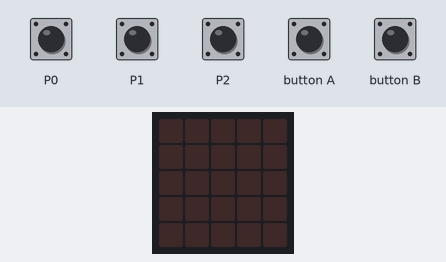
This program was run on a simulated BBC micro:bit (MakeCode). On the bench: the board's 5×5 LED display. Inputs (shaded band) come from the test bench. USB keyboard and mouse output is not drawn.

Above: at 1.2 s.
1.3 s: touch pin P0 pressed for 0.15 s
At 1.8 s:
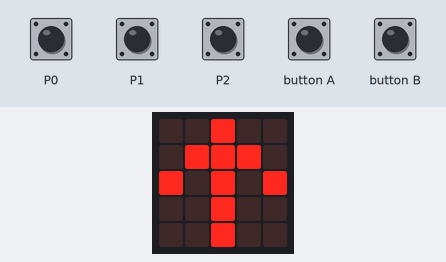
3.4 s: touch pin P1 pressed for 0.15 s
At 3.9 s:
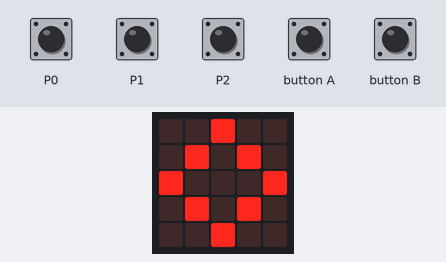
5.5 s: touch pin P2 pressed for 0.15 s
At 6.0 s:
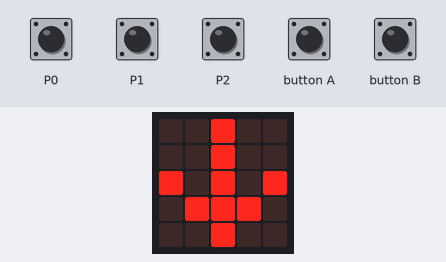
7.6 s: button A pressed for 0.15 s
At 8.1 s:
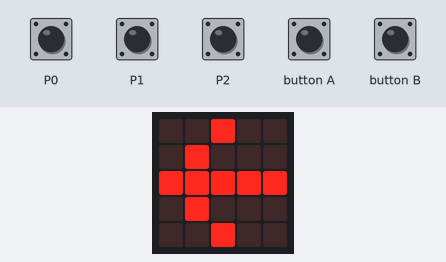
9.7 s: button B pressed for 0.15 s
At 10.2 s:
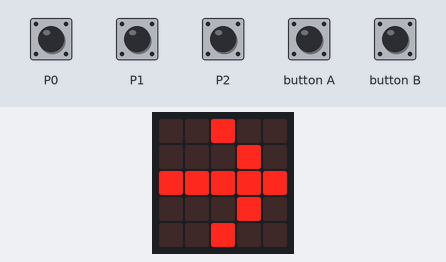
Timing chart, 0 to 12.7 s (numbered marks = the images above; inputs shaded):
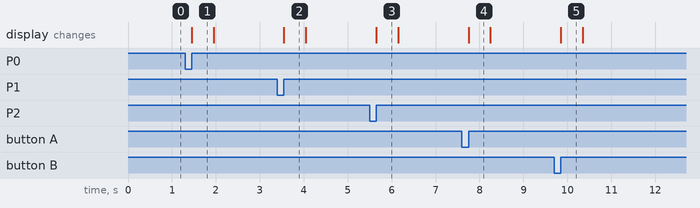

The program:

main.ts
```typescript
input.onPinPressed(TouchPin.P0, function () {
    keyboard.sendString(keyboard.keys(keyboard._Key.up))
    basic.showLeds(`
        . . # . .
        . # # # .
        # . # . #
        . . # . .
        . . # . .
        `)
    basic.pause(100)
    basic.showLeds(`
        . . . . .
        . . . . .
        . . . . .
        . . . . .
        . . . . .
        `)
})
input.onButtonPressed(Button.A, function () {
    keyboard.sendString(keyboard.keys(keyboard._Key.left))
    basic.showLeds(`
        . . # . .
        . # . . .
        # # # # #
        . # . . .
        . . # . .
        `)
    basic.pause(100)
    basic.showLeds(`
        . . . . .
        . . . . .
        . . . . .
        . . . . .
        . . . . .
        `)
})
input.onPinPressed(TouchPin.P2, function () {
    keyboard.sendString(keyboard.keys(keyboard._Key.down))
    basic.showLeds(`
        . . # . .
        . . # . .
        # . # . #
        . # # # .
        . . # . .
        `)
    basic.pause(100)
    basic.showLeds(`
        . . . . .
        . . . . .
        . . . . .
        . . . . .
        . . . . .
        `)
})
input.onButtonPressed(Button.B, function () {
    keyboard.sendString(keyboard.keys(keyboard._Key.right))
    basic.showLeds(`
        . . # . .
        . . . # .
        # # # # #
        . . . # .
        . . # . .
        `)
    basic.pause(100)
    basic.showLeds(`
        . . . . .
        . . . . .
        . . . . .
        . . . . .
        . . . . .
        `)
})
input.onPinPressed(TouchPin.P1, function () {
    keyboard.sendString(keyboard.keys(keyboard._Key.enter))
    basic.showLeds(`
        . . # . .
        . # . # .
        # . . . #
        . # . # .
        . . # . .
        `)
    basic.pause(100)
    basic.showLeds(`
        . . . . .
        . . . . .
        . . . . .
        . . . . .
        . . . . .
        `)
})
keyboard.startKeyboardService()
```

test.ts
```typescript
// 테스트는 여기로 이동합니다; 이 패키지가 확장으로 사용될 때 컴파일되지 않을 것 입니다.
```

Measured:
- after the input at 1.3 s, the display: changes after 0.15 s (image 1)
- after the input at 3.4 s, the display: changes after 0.15 s (image 2)
- after the input at 5.5 s, the display: changes after 0.15 s (image 3)
- after the input at 7.6 s, the display: changes after 0.15 s (image 4)
- after the input at 9.7 s, the display: changes after 0.15 s (image 5)
- what the display in image 1 shows lasts 0.5 s, from 1.5 s to 2.0 s
